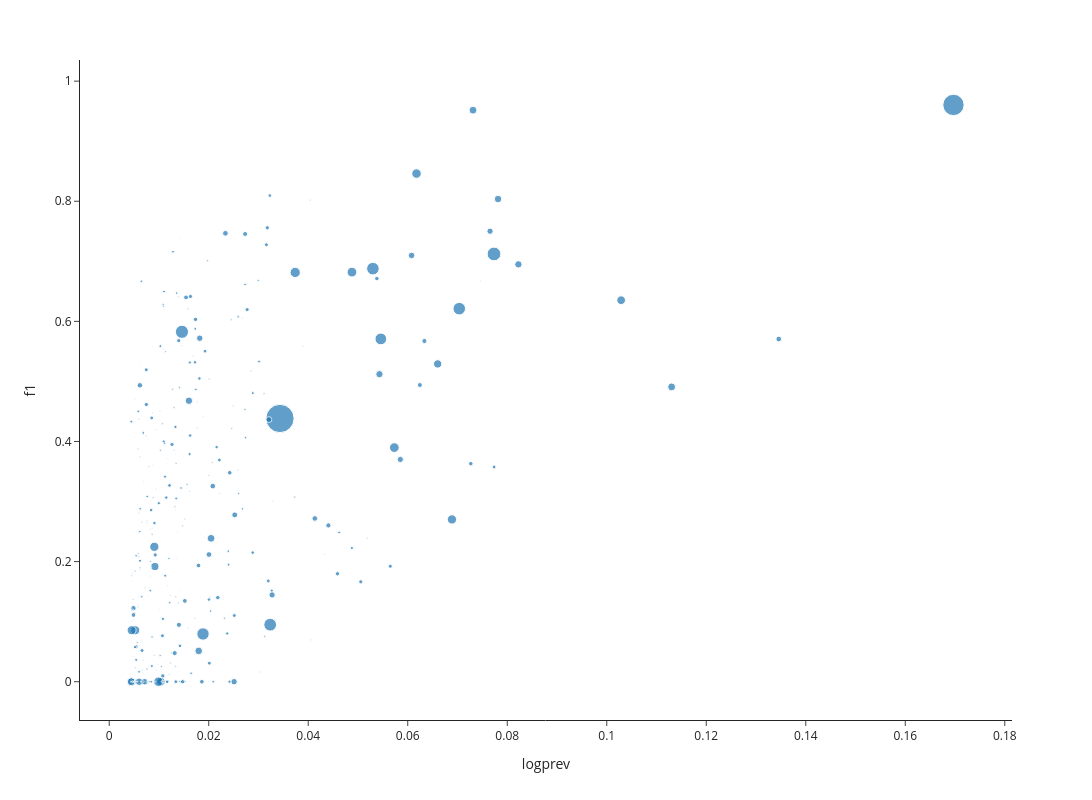

The code cell stored with this chart in its notebook:
### Markdown cell above
#### Plot F1 against prevalence

### Code cell
df = pd.concat([f1, allspecies_prev.loc[f1.index].rename('prev'), allspecies_bm.loc[f1.index].rename('bm')], axis=1)

df['logprev'] = np.log10(1+df['prev'])
fig = px.scatter(df.loc[df['prev'] > 0.01],
                 x='logprev',
                 y='f1',
                 size='bm',
                 template='simple_white',
                 width=1200,
                 height=800)

fig.show()

### Figure 1 — Plotly figure (JSON) as saved in the notebook; plotly's stock layout.template omitted (floating-point values rounded to 4 significant figures; data arrays with more than 128 entries replaced by an {"elided": "..."} marker saying what was removed)
{"data": [{"hovertemplate": "logprev=%{x}<br>f1=%{y}<br>bm=%{marker.size}<extra></extra>", "legendgroup": "", "marker": {"color": "#1F77B4", "size": {"elided": "406 float values"}, "sizemode": "area", "sizeref": 235700.0, "symbol": "circle"}, "mode": "markers", "name": "", "orientation": "v", "showlegend": false, "type": "scatter", "x": {"elided": "406 float values"}, "xaxis": "x", "y": {"elided": "406 float values"}, "yaxis": "y"}], "layout": {"height": 800, "legend": {"itemsizing": "constant", "tracegroupgap": 0}, "margin": {"t": 60}, "width": 1200, "xaxis": {"anchor": "y", "domain": [0, 1], "title": {"text": "logprev"}}, "yaxis": {"anchor": "x", "domain": [0, 1], "title": {"text": "f1"}}}}
